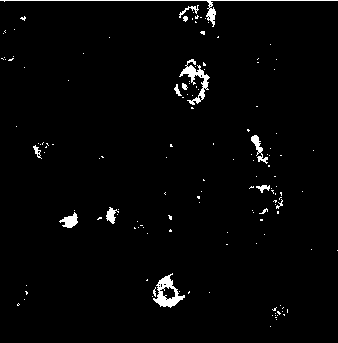
#> input picture maskimage.png, 338 x 343 px
$ jupyter execute 'Number_of_cell_for single image.ipynb'
#> lines starting #> are read from the running program, lines starting #| are printed output that depends on the picture; after the words box and inside, x2 and y2 are one past the last pixel; in counts of white or black regions, pixels touching at a corner belong together
[cell 1]
import cv2
import numpy as np
import matplotlib.pyplot as plt

image = cv2.imread('maskimage.png')
#> image is the input picture: shape (343, 338, 3); 2.1% white; 140 white regions (126 under 20 px), largest, box (x1, y1, x2, y2) and area: (0, 0, 338, 27) 471, (153, 273, 185, 308) 447, (179, 59, 210, 105) 412

print(np.max(image))
#| 255
gray = cv2.cvtColor(image, cv2.COLOR_BGR2GRAY)
plt.imshow(gray, cmap='gray');
plt.show()
blur = cv2.GaussianBlur(gray, (11,11), 0)
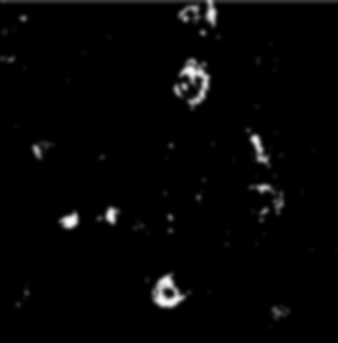
#> blur: shape (343, 338); min 0, max 255, mean 5.1
plt.imshow(blur, cmap='gray')
plt.show()
canny = cv2.Canny(blur, 1, 255, 3)
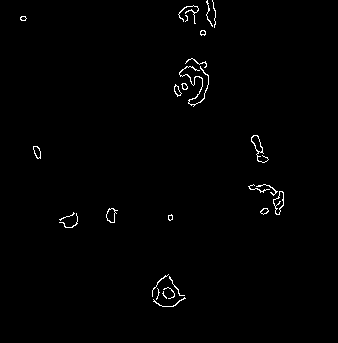
#> canny: shape (343, 338); 0.91% white in thin lines or dots, all inside (x1, y1, x2, y2) = (20, 0, 284, 307)
plt.imshow(canny, cmap='gray')
plt.show()
dilated = cv2.dilate(canny, (1,1), iterations = 2)
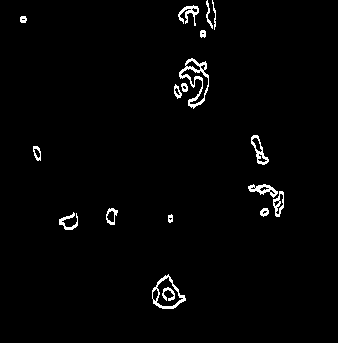
#> dilated: shape (343, 338); 1.8% white in thin lines or dots, all inside (x1, y1, x2, y2) = (20, 0, 284, 309)
plt.imshow(dilated, cmap='gray')
plt.show()
(cnt, heirarchy) = cv2.findContours(dilated.copy(), cv2.RETR_EXTERNAL, cv2.CHAIN_APPROX_NONE)
#> cnt = 17 contours, 1 with area under 20; largest, box (x1, y1, x2, y2) and area: (152, 274, 186, 309) 700, (179, 58, 209, 109) 673, (251, 135, 269, 165) 224, (248, 184, 278, 198) 181, (273, 191, 284, 217) 164
rgb = cv2.cvtColor(image, cv2.COLOR_BGR2RGB)
cv2.drawContours(rgb, cnt, -1, (0,255,0), 2)
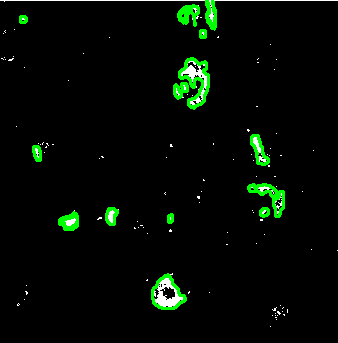
#> rgb: shape (343, 338, 3); 2.77% of pixels changed, all inside (x1, y1, x2, y2) = (19, 0, 285, 310)

plt.imshow(rgb)
plt.show()

print('cell: ', len(cnt))
#| cell:  17
plt.show()
